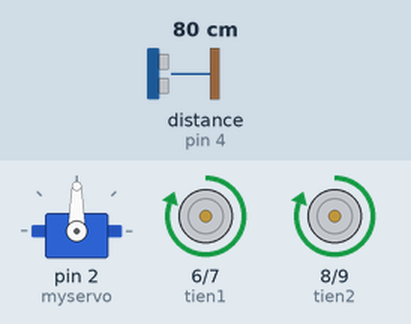
This sketch was run on a simulated Arduino Uno, built with avr-gcc and run on an emulated ATmega328P. On the bench: servo, motor-driver pin pairs drawn as motors (green arrow = first pin HIGH = forward, orange = second pin HIGH = backward, longer = more drive). Wiring (inferred from the names in the program): ultrasonic range finder: trigger pin 3; echo pin 4. The inputs (shaded band) are chosen by the test bench; at power-on: distance to the obstacle (sensor on pin 4) 80 cm. The echo pulse lasts 58.3 µs per cm.

Above: at 1.7 s.
1.8 s: distance to the obstacle (sensor on pin 4) set to 28 cm
3.3 s: distance to the obstacle (sensor on pin 4) set to 23 cm
At 4.1 s:
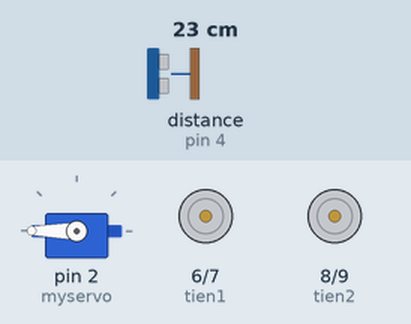
6.3 s: distance to the obstacle (sensor on pin 4) set to 12 cm
8.5 s: distance to the obstacle (sensor on pin 4) set to 9 cm
At 9.9 s:
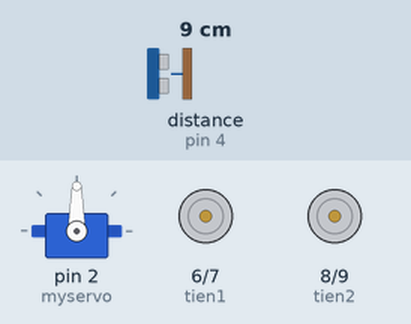
11.0 s: distance to the obstacle (sensor on pin 4) set to 18 cm
At 11.7 s:
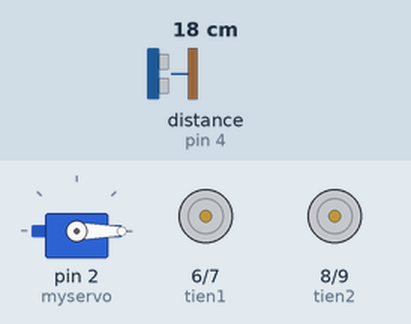
12.5 s: distance to the obstacle (sensor on pin 4) set to 35 cm
At 14.5 s:
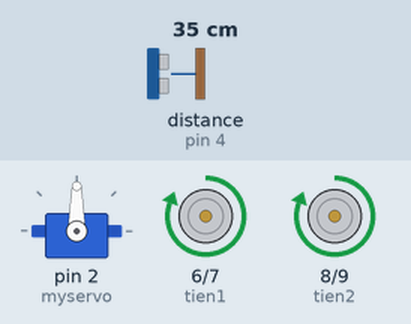
Timing chart, 0 to 16.0 s (numbered marks = the images above; inputs shaded):
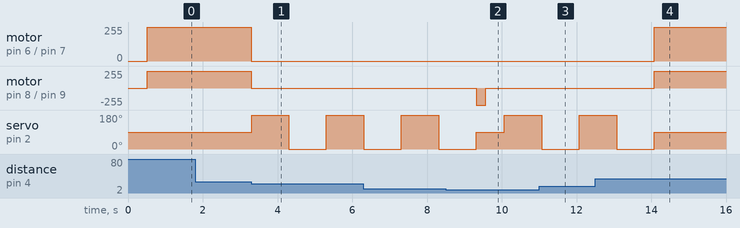

Measured:
- the behaviour switches between 27 and 26 cm on distance to the obstacle (sensor on pin 4) (found by bisection; images 0 and 1)
- the behaviour switches between 11 and 10 cm on distance to the obstacle (sensor on pin 4) (found by bisection; images 1 and 2)
- after the input at 1.8 s, every drawn part: stays the same
- after the input at 3.3 s, motor on pin 6 (tien1) / pin 7 (lui1), motor on pin 8 (tien2) / pin 9 (lui2): forward 255/255 → stopped at once; servo on pin 2 (myservo): 90° → 180° at once, → 0° 1.0 s later, → 180° 1.0 s later
- after the input at 8.5 s, motor on pin 8 (tien2) / pin 9 (lui2): stopped → backward 255/255 after 0.82 s, → stopped 0.25 s later
- after the input at 11.0 s, motor on pin 6 (tien1) / pin 7 (lui1), motor on pin 8 (tien2) / pin 9 (lui2): stays stopped (without the input it goes to backward 255/255 after 1.1 s)
- after the input at 12.5 s, motor on pin 6 (tien1) / pin 7 (lui1), motor on pin 8 (tien2) / pin 9 (lui2): stopped → forward 255/255 after 1.6 s

The sketch:

Thu_nghiem.ino
```cpp
#include <Servo.h>
Servo myservo;  // create servo object to control a servo
int pos = 0;    // variable to store the servo position
/******** khai báo chân input/output**************/

const int trig = 3;     // chân trig của SRF-05.
const int echo = 4;     // chân echo của SRF-05.
int tien1=6;           // chân IN - A của Module L298.
int tien2=8;           // chân IN - C của Module L298.
int lui1=7;            // chân IN - D của Module L298.
int lui2=9;            // chân IN - B của Module L298.
int dongcoservo=2;      // chân Orange của Servo.

int gioihan = 25;
int i;
int x=0;
unsigned long thoigian; // biến đo thời gian
int khoangcach;           // biến lưu khoảng cách
int khoangcachtrai,khoangcachphai;

void dokhoangcach();
void dithang(int duongdi);
void disangtrai();
void disangphai();
void dilui();
void resetdongco();
void quaycbsangphai();
void quaycbsangtrai();
void setup() {
  // put your setup code here, to run once:
    myservo.attach(2);  // attaches the servo on pin 9 to the servo object
    pinMode(trig,OUTPUT);   // chân trig sẽ phát tín hiệu
    pinMode(echo,INPUT);    // chân echo sẽ nhận tín hiệu

    pinMode(tien1,OUTPUT);
    pinMode(tien2,OUTPUT);
    pinMode(lui1,OUTPUT);
    pinMode(lui2,OUTPUT);
    digitalWrite(tien1,LOW);
    digitalWrite(tien2,LOW);
    digitalWrite(lui1,LOW);
    digitalWrite(lui1,LOW);
   // Serial.begin(9600);
    myservo.write(90);
    delay(500);


}

void loop()
{
    khoangcach=0;
    dokhoangcach();
    if(khoangcach>gioihan||khoangcach==0)
    {
      dokhoangcach();
       if(khoangcach>gioihan||khoangcach==0)
        {
          dithang();
        }
    }
    else
    {

      resetdongco();
      quaycbsangtrai();

      khoangcachtrai=khoangcach;

      quaycbsangphai();
      khoangcachphai=khoangcach;
      if(khoangcachphai<10&&khoangcachtrai<10){
        dilui();
      }
      else
      {
        if(khoangcachphai>khoangcachtrai)
        {
          disangtrai();
          delay(500);
        }
        if(khoangcachphai<khoangcachtrai)
        {
          disangphai();
          delay(500);
        }
      }
    }
  //Serial.println(khoangcach);
}
void dithang()
{


        digitalWrite(tien1,HIGH);
        digitalWrite(tien2,HIGH);
        //delay(2);

}

void disangtrai()
{
  resetdongco();
  digitalWrite(lui1,HIGH);
  delay(250);
  digitalWrite(lui1,LOW);


}
void disangphai()
{
   resetdongco();
  digitalWrite(lui2,HIGH);
  delay(250);
  digitalWrite(lui2,LOW);

}

void dilui()
{
  resetdongco();
  for(i=0;i<20;i++)

        digitalWrite(lui1,HIGH);
        digitalWrite(lui2,HIGH);
        delay(700);

    digitalWrite(lui1,LOW);
    digitalWrite(lui2,LOW);
}

void resetdongco()
{
  digitalWrite(tien1,LOW);
  digitalWrite(tien2,LOW);
  digitalWrite(lui1,LOW);
  digitalWrite(lui2,LOW);
}
/******** chương trình đo khoảng cách SRF04 ***************/
void dokhoangcach()
{
/* Phát xung từ chân trig */
    digitalWrite(trig,0);   // tắt chân trig
    delayMicroseconds(2);
    digitalWrite(trig,1);   // phát xung từ chân trig
    delayMicroseconds(10);   // xung có độ dài 5 microSeconds
    digitalWrite(trig,0);   // tắt chân trig

    /* Tính toán thời gian */
    // Đo độ rộng xung HIGH ở chân echo.
    thoigian = pulseIn(echo,HIGH);
    // Tính khoảng cách đến vật.
    khoangcach = int(thoigian/2/29.412);


}

/*********** chương trình quay cảm biến xang trái *********/
void quaycbsangtrai()
{
    myservo.write(180);              // tell servo to go to position in variable 'pos'
    delay(1000);
    dokhoangcach();
    myservo.write(90);              // tell servo to go to position in variable 'pos'
}
void quaycbsangphai()
{
    myservo.write(0);              // tell servo to go to position in variable 'pos'
    delay(1000);
    dokhoangcach();
    myservo.write(90);              // tell servo to go to position in variable 'pos'
}
void resetservo()
{
   myservo.write(90);
}
```
